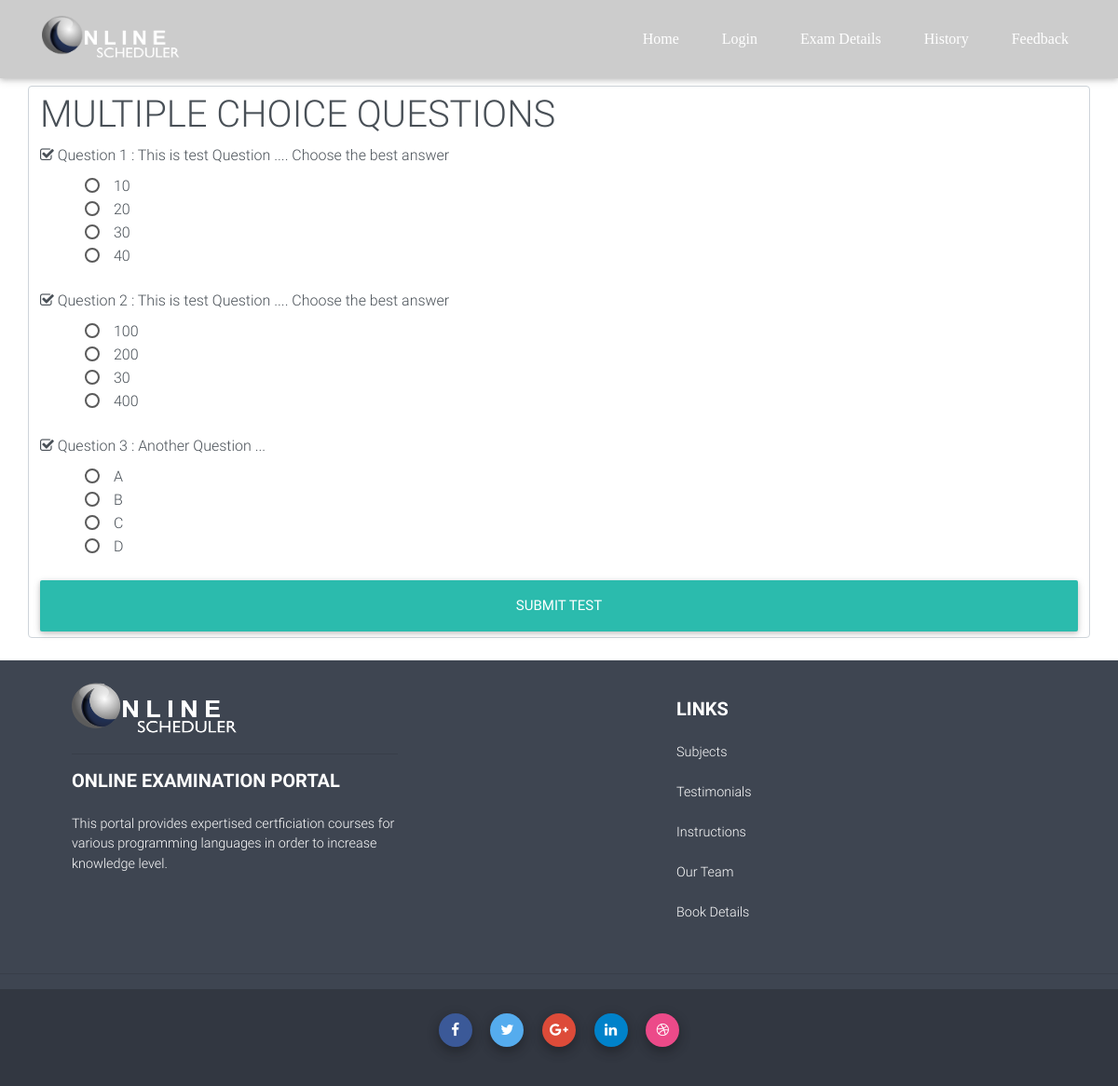
Page /test.php on the committed database.
### tables this page shows
CREATE TABLE `exam` (
  `id` int(11) NOT NULL,
  `ques` varchar(50) NOT NULL,
  `mca` varchar(20) NOT NULL,
  `mcb` varchar(20) NOT NULL,
  `mcc` varchar(20) NOT NULL,
  `mcd` varchar(20) NOT NULL,
  `cans` int(50) NOT NULL
);

### test.php (the view, shortened to what this page needs)
<!DOCTYPE html>
<html lang="en">
<head>
    <link rel="stylesheet" href="https://maxcdn.bootstrapcdn.com/font-awesome/4.7.0/css/font-awesome.min.css">
    <link href="css/bootstrap.min.css" rel="stylesheet">
    <link href="css/mdb.min.css" rel="stylesheet">
    <link href="css/style.css" rel="stylesheet">
</head>
	<link rel="stylesheet" href="css/social-share-kit.css" type="text/css">
</head>
<body style="padding-right:0px !important;background-image: url(http://www.kinyu-z.net/data/wallpapers/12/742940.jpg)">
    <nav class="navbar navbar-expand-lg h6 text-white sticky-top scrolling-navbar" id="mainNav" style="font-family:Gill Sans MT">
      <div class="container">
        <a class="navbar-brand js-scroll-trigger" href="#page-top"><img class="img" src="img/1.png" width="150px" height="50px"></a>
        <div class="collapse navbar-collapse" id="navbarResponsive">
          <ul class="navbar-nav ml-auto">
		  <li class="nav-item dropdown" style="margin: 0 0 0 30px;">
                <a class="nav-link" id="navbarDropdownMenuLink" aria-haspopup="true" aria-expanded="false" href="index.php" style="color: #FFFFFF;"><b>Home</b></a>
            </li>
            <li class="nav-item dropdown" style="margin: 0 0 0 30px;">
                <a class="nav-link" id="navbarDropdownMenuLink" data-toggle="dropdown" aria-haspopup="true" aria-expanded="false"><b>Login</b></a>
            </li>
			<li class="nav-item dropdown" style="margin: 0 0 0 30px;">
                <a class="nav-link" id="navbarDropdownMenuLink" data-toggle="dropdown" aria-haspopup="true" aria-expanded="false">Exam Details</a>
            </li>
            <li class="nav-item dropdown" style="margin: 0 0 0 30px;">
                <a class="nav-link" id="navbarDropdownMenuLink" data-toggle="dropdown" aria-haspopup="true" aria-expanded="false">History</a>
            </li>
			<li class="nav-item dropdown" style="margin: 0 0 0 30px;">
                <a class="nav-link" id="navbarDropdownMenuLink" data-toggle="dropdown" aria-haspopup="true" aria-expanded="false">Feedback</a>
            </li>
          </ul>
        </div>
      </div>
    </nav>
<div class="container form form-control">
<form class="form" method="post">
<H1> MULTIPLE CHOICE QUESTIONS </H1>
<?php
$i=1;
$sques = mysql_query("SELECT * FROM exam");
if(mysql_num_rows($sques) > 0) {
	while($row = mysql_fetch_assoc($sques)) {
?>
	<i class="fa fa-check-square-o" aria-hidden="true"></i>
	<label>Question <?php echo $row["id"]; ?> : <?php echo $row["ques"]; ?></label><br>
    <div class="form-check ml-4">
        <label class="form-check-label" for="<?php echo $i; ?>"><?php echo $row["mca"]; ?></label>
    </div>
		<?php $i++; ?>
    <div class="form-check ml-4">
        <label class="form-check-label" for="<?php echo $i; ?>"><?php echo $row["mcb"]; ?></label>
    </div>
		<?php $i++; ?>
    <div class="form-check ml-4">
        <label class="form-check-label" for="<?php echo $i; ?>"><?php echo $row["mcc"]; ?></label>
    </div>
		<?php $i++; ?>
		<div class="form-check ml-4">
        <label class="form-check-label" for="<?php echo $i; ?>"><?php echo $row["mcd"]; ?></label>
    </div><br>
		<?php $i++; ?>
<?php
	}
} else {
	echo "0 questions";
}?>
<button type="submit" class="btn btn-default btn-lg btn-block" name="test_sub">Submit Test</button></form>
</div>
<footer class="page-footer font-small stylish-color-dark pt-4 mt-4">
    <div class="container text-center text-md-left">
        <div class="row">
            <div class="col-md-4">
				<img class="img" src="img/1.png" width="180px" height="60px"><br><hr>
                <h5 class="text-uppercase mb-4 mt-3 font-weight-bold">Online examination Portal</h5>
                <p>This portal provides expertised certficiation courses for various programming languages in order to increase knowledge level.</p>
            </div>
            <div class="col-md-2 mx-auto">
                <h5 class="text-uppercase mb-4 mt-3 font-weight-bold">Links</h5>
                <ul class="list-unstyled">
                    <li>
                        <a href="subjects.html">Subjects</a><br><br>
                    </li>
                    <li>
                        <a href="testimonials.html">Testimonials</a><br><br>
                    </li>
                    <li>
                        <a href="instruction.html">Instructions</a><br><br>
                    </li>
                    <li>
                        <a href="ourteam.html">Our Team</a><br><br>
                    </li>
					<li>
                        <a href="books.html">Book Details</a><br><br>
                    </li>
                </ul>
            </div>
        </div>
    </div>
    <hr>
    <div class="text-center footer-copyright py-3">
        <ul class="list-unstyled list-inline">
            <li class="list-inline-item">
                <a class="btn-floating btn-sm btn-fb mx-1">
                    <i class="fa fa-facebook"> </i>
                </a>
            </li>
            <li class="list-inline-item">
                <a class="btn-floating btn-sm btn-tw mx-1">
                    <i class="fa fa-twitter"> </i>
                </a>
            </li>
            <li class="list-inline-item">
                <a class="btn-floating btn-sm btn-gplus mx-1">
                    <i class="fa fa-google-plus"> </i>
                </a>
            </li>
            <li class="list-inline-item">
                <a class="btn-floating btn-sm btn-li mx-1">
                    <i class="fa fa-linkedin"> </i>
                </a>
            </li>
            <li class="list-inline-item">
                <a class="btn-floating btn-sm btn-dribbble mx-1">
                    <i class="fa fa-dribbble"> </i>
                </a>
            </li>
        </ul>
    </div>
</footer>
</body>
</html>

### css/style.css (style rules this page uses)
html, body, .view { height: 100%; }
.navbar { background-color: rgba(0, 0, 0, 0.2); }

### test.php (style rules this page uses)
html, body, header, .carousel { height: 70vh; }

### rows in the picture
exam: id "1", ques "This is test Question .... Choose the best answer", mca "10", mcb "20", mcc "30", mcd "40"
exam: id "2", ques "This is test Question .... Choose the best answer", mca "100", mcb "200", mcc "30", mcd "400"
exam: id "3", ques "Another Question ...", mca "A", mcb "B", mcc "C", mcd "D"
